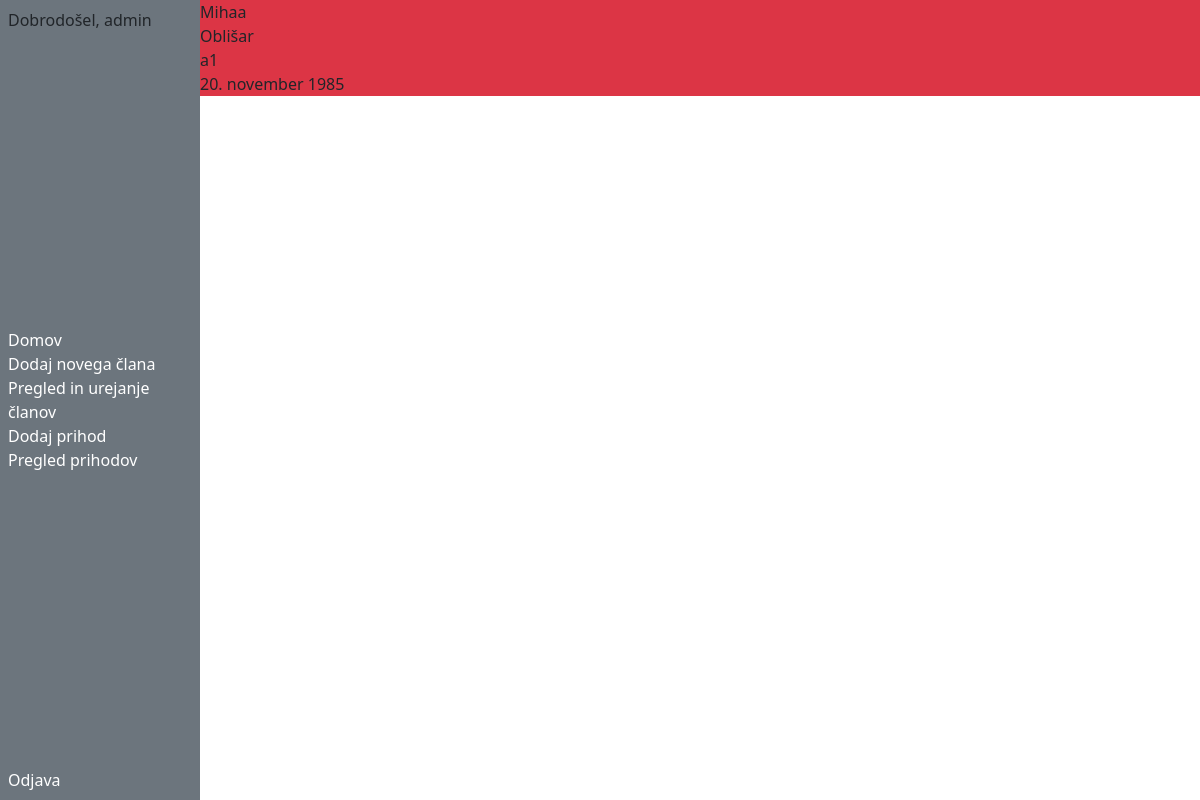
The page /worker/1 (signed in) on the database as committed earlier.
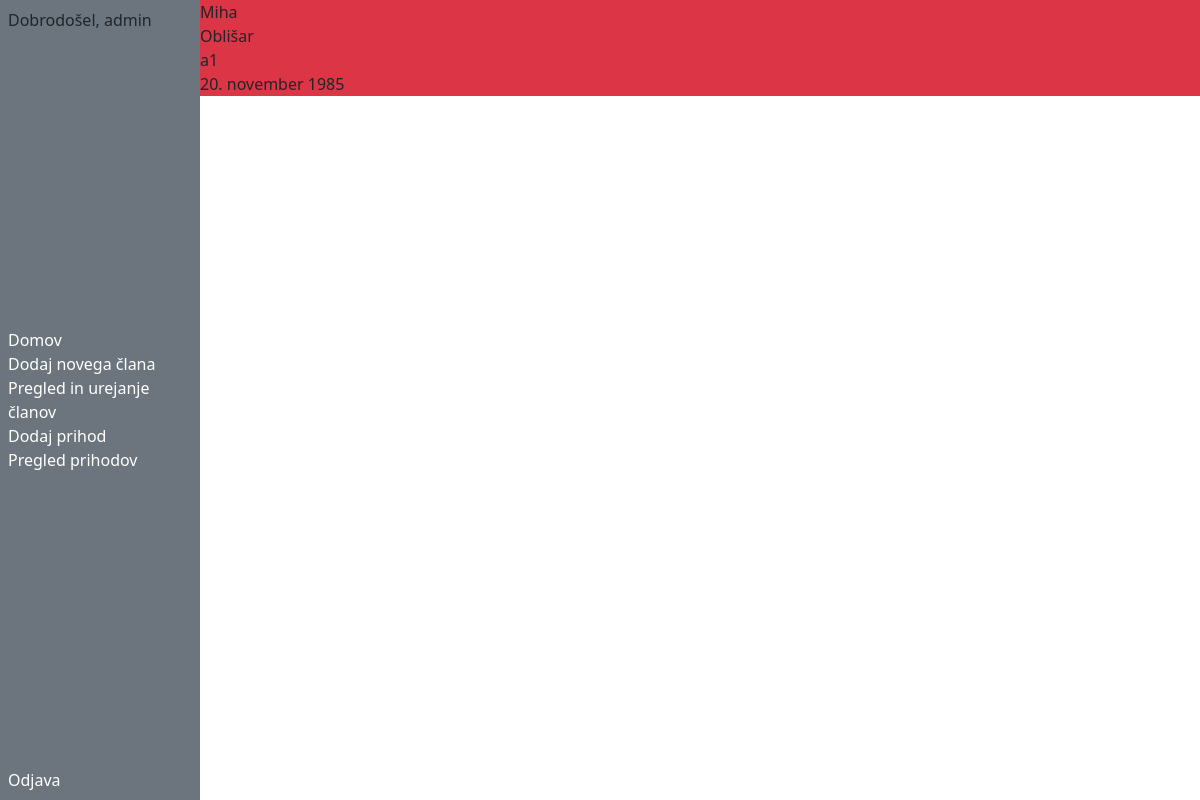
The same page on the database as committed later.
### workevidence/models.py (models this page shows, shortened)
class Worker(models.Model):
    first_name = models.CharField(max_length=20)
    last_name = models.CharField(max_length=20)
    date_of_birth = models.DateField(blank=True, null=True)
    card_id = models.CharField(max_length=20,blank=True,null=True,unique=True)
    created_date = models.DateTimeField(default=timezone.now)

### workevidence/views.py (the view)
# urls.py: path('worker/<int:pk>', views.workerDetails, name='worker_detail'),
def workerDetails(request,pk):
    worker = get_object_or_404(Worker, pk=pk)
    return render(request, 'worker_detail.html', {'worker': worker})

### workevidence/templates/worker_detail.html
{% extends 'base.html' %} {% block content %}
<div class="d-flex flex-column border-3 border-danger bg-danger">
  <p class="m-0">{{ worker.first_name}}</p>
  <p class="m-0">{{ worker.last_name}}</p>
  <p class="m-0">{{ worker.card_id }}</p>
  <p class="m-0">{{ worker.date_of_birth }}</p>
</div>
{% endblock %}

Rows that differ between the two databases and show on the page:
changed Worker "Oblišar": first_name "Mihaa" → "Miha"
